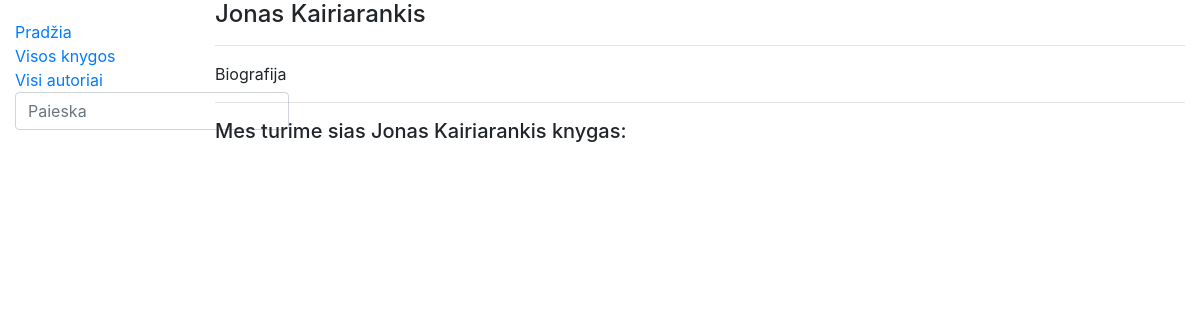
Before: /library/authors/1 with the older database file.
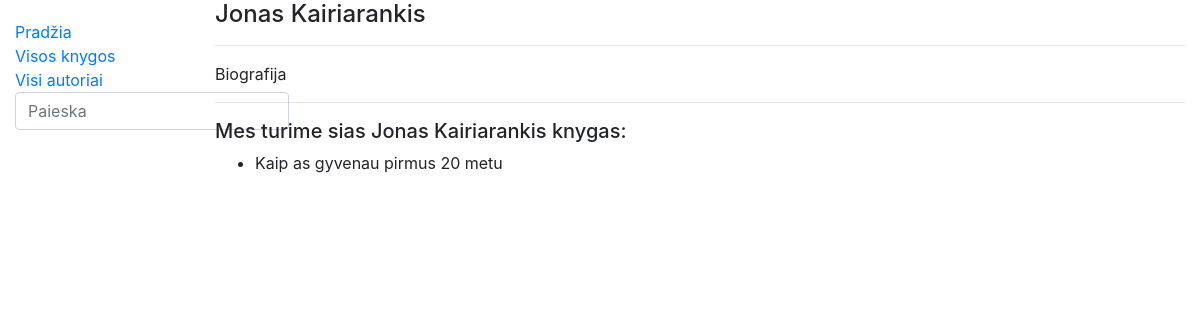
After: the same page with the newer database file.
### library/models.py (models this page shows, shortened)
class Book(models.Model):
    title = models.CharField('Pavadinimas', max_length=200)
    author = models.ForeignKey('Author', on_delete=models.SET_NULL, null=True, related_name='books')
    summary = models.TextField('Aprasymas', max_length=1000, help_text='Trumpas knygos aprasymas')
    isbn = models.CharField('ISBN', max_length=13)
    genre = models.ManyToManyField(Genre, help_text='Isrinkite zanra knygai')
    cover = models.ImageField('Virselis', upload_to='covers', null=True)
    def display_genre(self):
        return '; '.join([genre.name for genre in self.genre.all()])
    display_genre.short_description = 'Zanras'
    class Meta:
        verbose_name = "Knyga"
        verbose_name_plural = "Knygos"

### library/views.py (the view)
# urls.py: path('authors/<int:author_id>', views.author, name='author-detail'),
def author(request, author_id):
    single_author = get_object_or_404(Author, pk=author_id)  # pk - primary key
    return render(request, 'author.html', {'author': single_author})  # {'author':single_author] - context

### library/templates/author.html
{% extends "base.html" %}
{% block content %}
<div>
  <h4>{{author.first_name}} {{author.last_name}}</h4>
  <hr/>
  <p>{{author.description}}</p>
  <hr/>
  <h5>Mes turime sias {{author.first_name}} {{author.last_name}} knygas: </h5>
  <ul>
    {%  for book_obj in author.books.all %}
    <li> {{book_obj.title}} </li>
    {% endfor %}
  </ul>
</div>
{% endblock %}

Changed rows visible on the page:
added Book: title "Kaip as gyvenau pirmus 20 metu"
